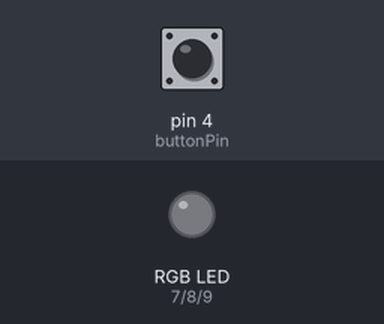
The sketch below on a simulated Arduino Uno, built with avr-gcc and run on an emulated ATmega328P. Parts: an RGB LED mixed from three pins (HIGH = lit). The test bench sets the inputs (shaded band); at power-on: pin 4 (buttonPin) HIGH.

Above: at 1.2 s.
1.3 s: pin 4 (buttonPin) pulled LOW for 0.15 s
At 2.0 s:
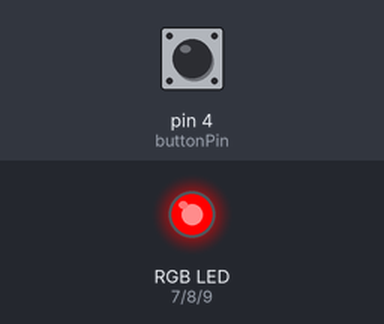
3.0 s: pin 4 (buttonPin) pulled LOW for 0.15 s
At 4.4 s:
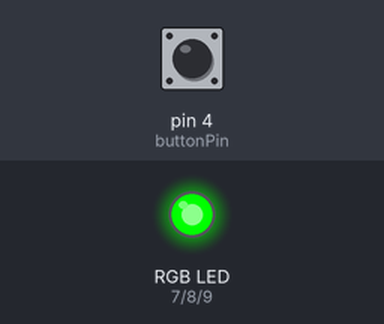
4.7 s: pin 4 (buttonPin) pulled LOW for 3.2 s
At 9.3 s:
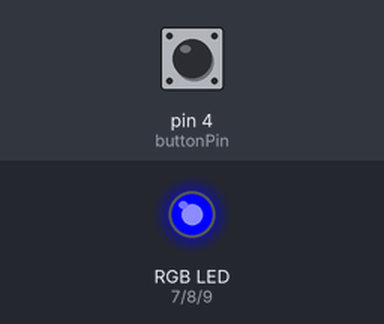
Timing chart, 0 to 10.8 s (numbered marks = the images above; inputs shaded):
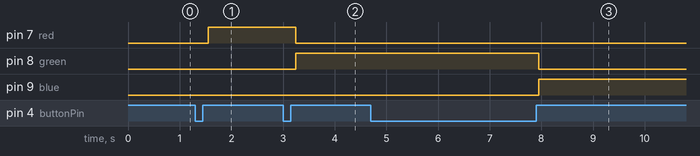

Measured:
- after the input at 1.3 s, pin 7 (red): LOW → HIGH after 0.25 s
- after the input at 3.0 s, pin 7 (red): HIGH → LOW after 0.25 s; pin 8 (green): LOW → HIGH after 0.25 s
- after the input at 4.7 s, pin 8 (green): HIGH → LOW after 3.3 s; pin 9 (blue): LOW → HIGH after 3.3 s

The sketch:

rgb_lysdiod_skifta.ino
```cpp
const int buttonPin = 4;
const int red = 7;
const int green = 8;
const int blue =9;

int color;

void setup() {
  pinMode(red, OUTPUT);
  pinMode(green, OUTPUT);
  pinMode(blue, OUTPUT);
  pinMode(buttonPin, INPUT_PULLUP);  //gör att knappen tolkas "på" om den inte trycks in, och "av" om den trycks in
}

void loop() {
  if (!digitalRead(buttonPin)) {  // ! betyder "inte".
    color = 1 + color ;
    if(color==4) color=0;
    delay(250);
  } else if(color==0){
    digitalWrite(red, LOW);
    digitalWrite(green, LOW);
    digitalWrite(blue, LOW);
  }
  else if(color==1){
    digitalWrite(red, HIGH);
    digitalWrite(green, LOW);
    digitalWrite(blue, LOW);
  }
  else if(color==2){
    digitalWrite(red, LOW);
    digitalWrite(green, HIGH);
    digitalWrite(blue, LOW);
  }
  else if(color==3){
    digitalWrite(red, LOW);
    digitalWrite(green, LOW);
    digitalWrite(blue, HIGH);
  }
}
```
